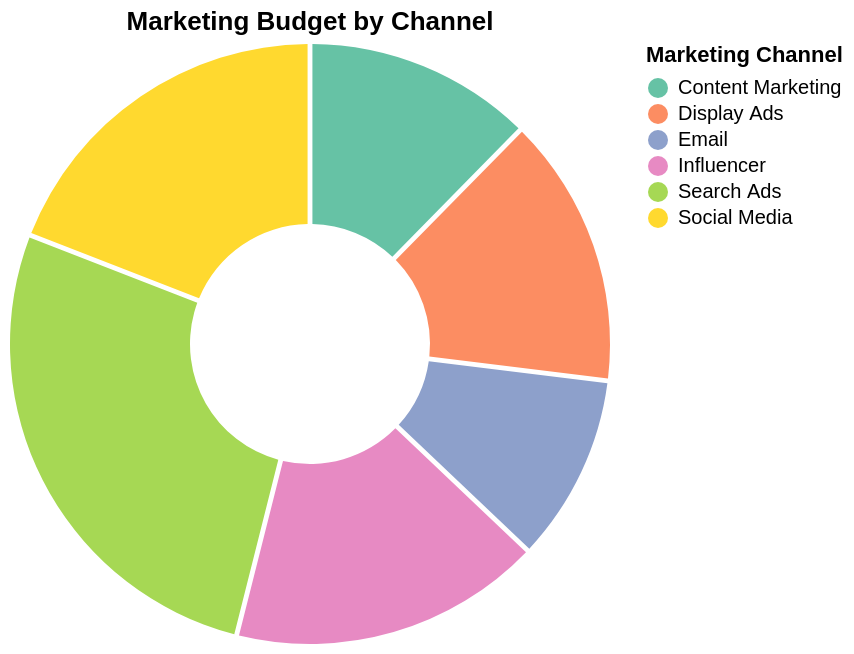

Write a Vega-Lite specification for this figure.
### Vega-Lite specification from a JSON file in a GitHub repository (floating-point values rounded to 4 significant figures)
{"$schema": "https://vega.github.io/schema/vega-lite/v5.json", "description": "Marketing channel distribution", "data": {"values": [{"channel": "Email", "budget": 45000}, {"channel": "Social Media", "budget": 85000}, {"channel": "Search Ads", "budget": 120000}, {"channel": "Display Ads", "budget": 65000}, {"channel": "Content Marketing", "budget": 55000}, {"channel": "Influencer", "budget": 75000}]}, "mark": {"type": "arc", "innerRadius": 60, "padAngle": 0.015}, "encoding": {"theta": {"field": "budget", "type": "quantitative"}, "color": {"field": "channel", "type": "nominal", "scale": {"scheme": "set2"}, "legend": {"title": "Marketing Channel"}}, "tooltip": [{"field": "channel", "type": "nominal"}, {"field": "budget", "type": "quantitative", "format": "$,.0f", "title": "Budget"}]}, "title": "Marketing Budget by Channel"}
